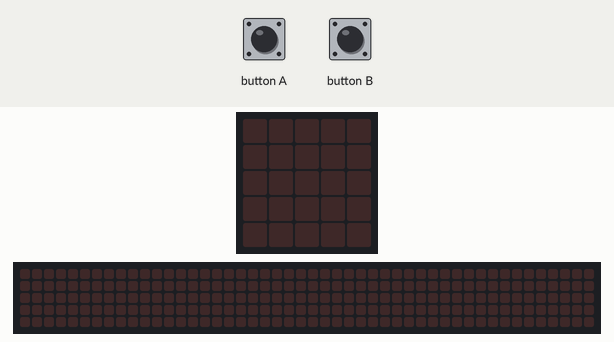
Bench run of a program on a simulated BBC micro:bit (MakeCode). Parts: the board's 5×5 LED display, a strip that is not on the board, showing the scrolling text unrolled. The inputs (shaded band) are chosen by the test bench. Random numbers come from a fixed seed; the 48×5 strip is a reading aid, not a part: it shows the text the display is scrolling, unrolled, one strip-width of it at a time.

Above: at 1.2 s.
1.3 s: button A pressed for 0.15 s
At 2.0 s:
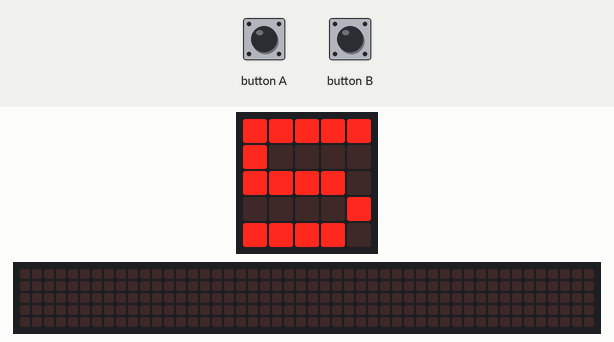
4.4 s: button B pressed for 0.15 s
At 7.0 s:
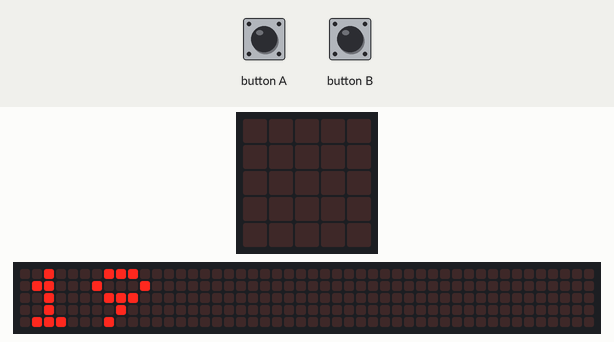
7.4 s: button A pressed for 0.15 s
At 10.0 s:
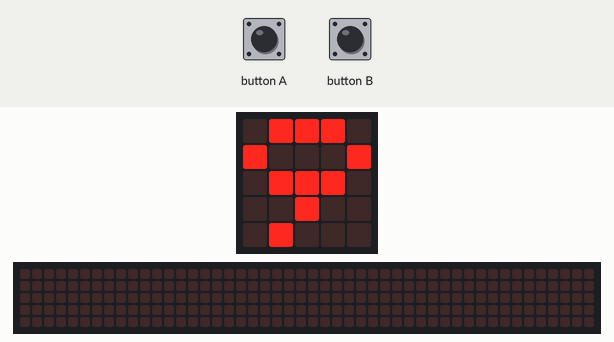

Measured:
- after the input at 1.3 s, the display: changes after 0.15 s (image 1)
- what the display in image 1 shows lasts 0.7 s, from 1.5 s to 2.2 s

The program:

main.ts
```typescript
let n1 = 0
let n2 = 0
let d = 0
input.onButtonPressed(Button.A, function () {
    n1 = randint(1, 20)
    n2 = randint(1, 20)
    d = randint(2, 20)
    basic.showNumber(n1)
    basic.showString("/")
    basic.showNumber(d)
    basic.showString("+")
    basic.showNumber(n2)
    basic.showString("/")
    basic.showNumber(d)
    basic.showString("=")
})
input.onButtonPressed(Button.B, function () {
    basic.showNumber(n1 + n2)
    basic.showString("/")
    basic.showNumber(d)
    basic.showIcon(IconNames.Happy)
})
```

test.ts
```typescript
// i test vanno qui; questi non saranno compilati quando questo pacchetto viene usato come estensione.
```
